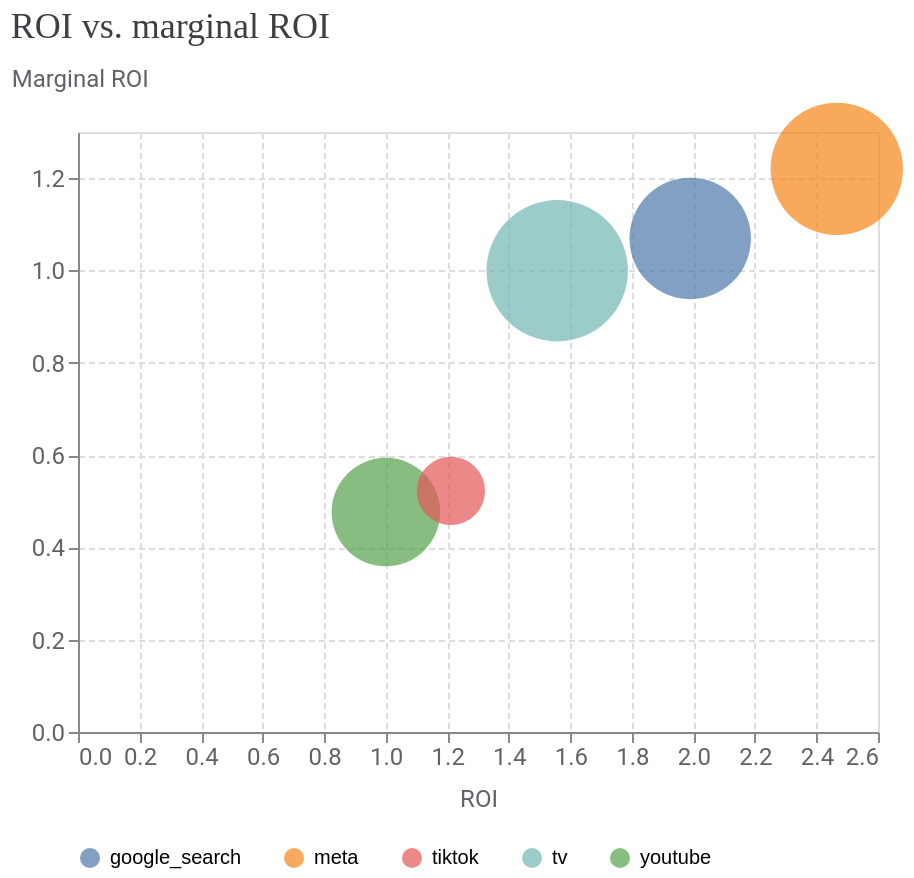

Notebook code for this chart:
### Code cell
media_summary.plot_roi_vs_mroi()

### Figure 1 — Vega-Lite specification as saved in the notebook (floating-point values rounded to 4 significant figures)
{"config": {"view": {"continuousWidth": 300, "continuousHeight": 300}, "axis": {"gridDash": [3, 2], "labelColor": "#5F6368", "labelFont": "Roboto", "labelFontSize": 12, "titleColor": "#5F6368", "titleFont": "Roboto", "titleFontSize": 12, "titleFontWeight": "normal", "titlePadding": 10}}, "data": {"name": "data-f998315860902c42aca03947625c6192"}, "mark": {"type": "circle", "size": 80, "tooltip": true}, "encoding": {"color": {"field": "channel", "legend": {"columnPadding": 20, "columns": 7, "orient": "bottom", "rowPadding": 10, "title": null}, "type": "nominal"}, "size": {"field": "spend", "legend": null, "scale": {"range": [100, 5000]}, "type": "quantitative"}, "x": {"field": "roi", "scale": {}, "title": "ROI", "type": "quantitative"}, "y": {"axis": {"titleAlign": "left", "titleAngle": 0, "titleY": -20}, "field": "mroi", "scale": {}, "title": "Marginal ROI", "type": "quantitative"}}, "title": {"text": "ROI vs. marginal ROI", "anchor": "start", "color": "#3C4043", "font": "Google Sans Display", "fontSize": 18, "fontWeight": "normal", "offset": 10}, "width": 400, "$schema": "https://vega.github.io/schema/vega-lite/v6.4.1.json", "datasets": {"data-f998315860902c42aca03947625c6192": [{"channel": "tv", "roi": 1.557, "mroi": 0.9994, "spend": 7192000.0}, {"channel": "youtube", "roi": 1.001, "mroi": 0.4764, "spend": 4174000.0}, {"channel": "meta", "roi": 2.466, "mroi": 1.22, "spend": 6287000.0}, {"channel": "google_search", "roi": 1.99, "mroi": 1.069, "spend": 5265000.0}, {"channel": "tiktok", "roi": 1.212, "mroi": 0.5223, "spend": 1567000.0}]}}
